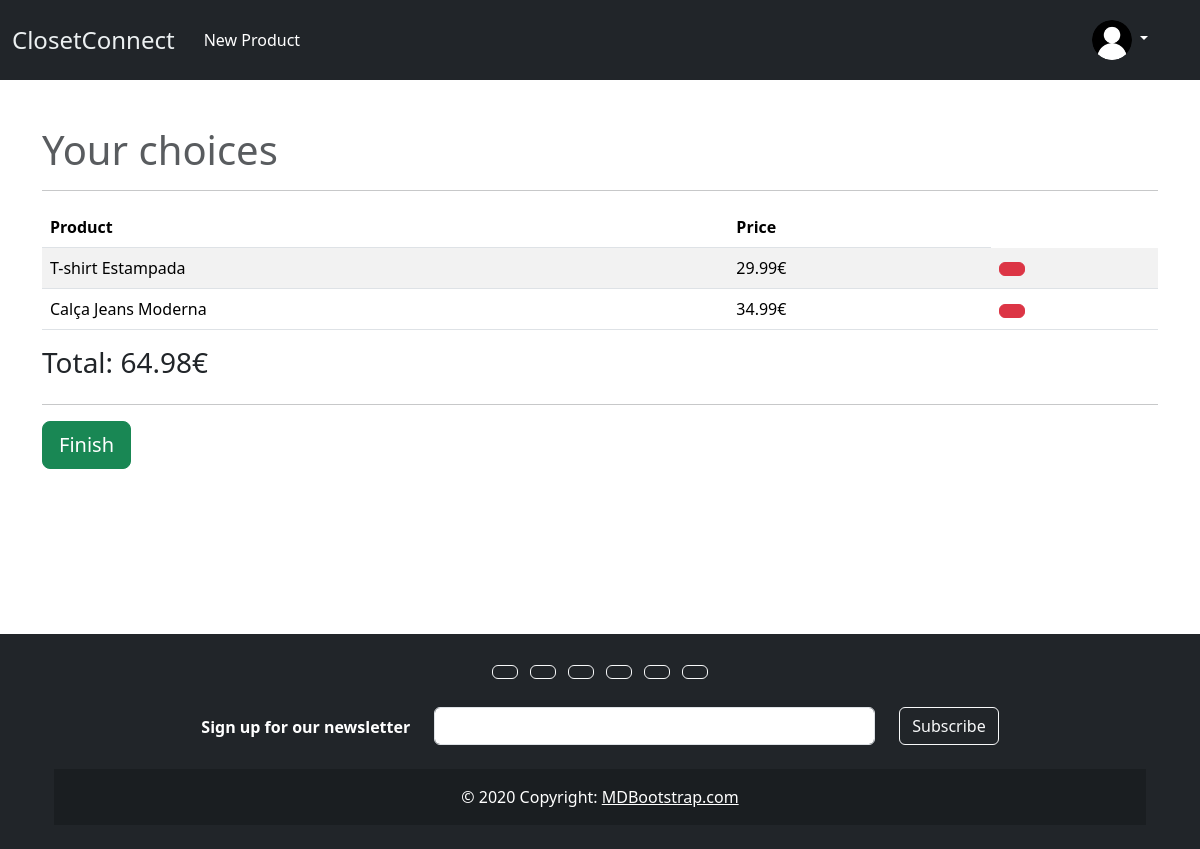
/view_cart (signed in), run on the app's committed database.
### app/models.py (models this page shows, shortened)
class CartItem(models.Model):
    id = models.AutoField(primary_key=True)
    user = models.ForeignKey(User, on_delete=models.CASCADE)
    product = models.ForeignKey(Product, on_delete=models.CASCADE)
    price = models.FloatField(max_length=10, default=0.00)

class Product(models.Model):
    id = models.AutoField(primary_key=True)
    name = models.CharField(max_length=70)
    description = models.TextField(null=True, blank=True)
    price = models.FloatField(max_length=10, default=0.00)
    image = models.ImageField(upload_to='product_images/', null=True, blank=True)
    user_id = models.ForeignKey(User, on_delete=models.CASCADE)
    seen = models.IntegerField(default=0)
    brand = models.CharField(max_length=70, null=True, blank=True)
    category = models.CharField(max_length=70, null=True, blank=True)
    color = models.CharField(max_length=70, null=True, blank=True)

### app/views.py (the view)
# urls.py: path('view_cart', views.viewCart, name='view_cart'),
@login_required(login_url='/login')
def viewCart(request):
    user = User.objects.get(username=request.user.username)
    cart, created = Cart.objects.get_or_create(user=user)
    price = round(cart.price,2)
    return render(request, 'cart.html', {'cart_items': cart.items.all(), 'cart': cart, 'price': price, 'user': user})

### app/templates/cart.html (shortened to what this page needs)
{% extends 'layout.html' %}
{% load bootstrap_icons %}
{% block css %}
    {% load static %}
{% endblock %}
{% block content %}
    {% if cart_items.count == 0 %}
    <div class="d-flex justify-content-center align-items-center" style="height: 50vh;">
        <div class="text-center">
            <h1 class="text-muted">Your cart is empty</h1>
            <a href="/" class="btn btn-success mt-3">Buy now
                {% bs_icon "arrow-right" %}
            </a>
        </div>
    </div>
    {% else %}
        <div class="row" style="margin-top: 30px">
            <div class="col-md-12">
                <h1 class="text-muted">Your choices</h1>
                <hr>
                <div class="table-responsive">
                    <table class="table table-striped">
                        <thead>
                            <tr>
                                <th scope="col">Product</th>
                                <th scope="col">Price</th>
                            </tr>
                        </thead>
                        <tbody>
                            {% for item in cart_items %}
                                <tr>
                                    <td>{{ item.product.name }}</td>
                                    <td>{{ item.price }}€</td>
                                <td>
                                     <form method="post" action="{% url 'delete_from_cart' item.id %}">
                                         <button type="submit" class="btn btn-danger">{% bs_icon "trash" %}</button>
                                     </form>
                                 </td>
                                </tr>
                            {% endfor %}
                        </tbody>
                    </table>
                </div>
                <div class="row">
                    <div class="col-md-12">
                        <h3 >Total: {{ price }}€</h3>
                    </div>
                </div>
                <hr>
                <div class="row d-flex">
                    <div class="col-md-12">
                        <a href="{% url 'process_payment' %}" class="btn btn-success btn-lg">Finish </a>
                    </div>
                </div>
            </div>
        </div>
{% endif %}
{% endblock %}

### app/static/styles/layout.css (style rules this page uses)
body { min-height: 100vh; display: flex; flex-direction: column; }

### data on the page
CartItem: product.name "T-shirt Estampada", price "29.99"
CartItem: product.name "Calça Jeans Moderna", price "34.99"

### other printed values
{{ price }} "64.98"
